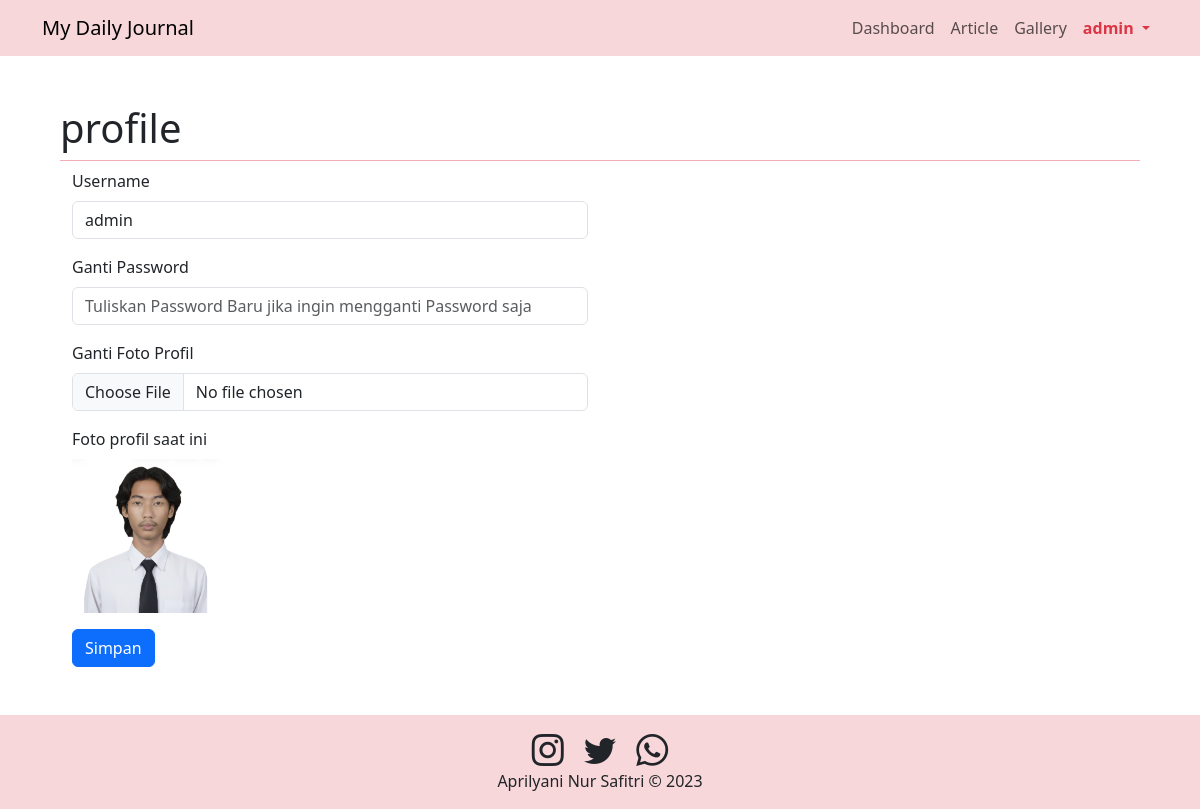
/admin.php?page=profile (signed in), run on the app's committed database.
### tables this page shows
CREATE TABLE `users` (
  `id` int(11) NOT NULL,
  `username` varchar(50) NOT NULL,
  `password` text NOT NULL,
  `foto` text NOT NULL
);

### profile.php (the view, shortened to what this page needs)
<?php
$username_session = $_SESSION['username'];
$sql = "SELECT * FROM users WHERE username = ?";
$stmt = $conn->prepare($sql);
$stmt->bind_param("s", $username_session);
$stmt->execute();
$result = $stmt->get_result();
$user = $result->fetch_assoc();
?>
<div class="container">
    <div class="row">
        <div class="col-md-6">
            <form method="post" enctype="multipart/form-data">
                <div class="mb-3">
                    <label class="form-label">Username</label>
                    <input type="text" class="form-control" name="username" value="<?= $user['username'] ?>"readonly>
                </div>
                <div class="mb-3">
                    <label class="form-label">Ganti Password</label>
                    <input type="password" class="form-control" name="password" placeholder="Tuliskan Password Baru jika ingin mengganti Password saja">
                </div>
                <div class="mb-3">
                    <label class="form-label">Ganti Foto Profil</label>
                    <input type="file" class="form-control" name="foto">
                </div>
                <div class="mb-3">
                    <label class="form-label">Foto profil saat ini </label>
                    <?php if ($user['foto'] != '') { ?>
                        <br><img src="img/<?= $user['foto'] ?>" class="img-fluid" style="max-width: 150px;">
                    <?php } else { ?>
                    <?php } ?>
                </div>
                <button type="submit" name="update" class="btn btn-primary">Simpan</button>
            </form>
        </div>
    </div>
</div>

### admin.php (style rules this page uses)
body { min-height: 100vh; display: flex; flex-direction: column; }

### data on the page
users: username "admin", foto (picture)

### other printed values
$_SESSION['username'] "admin"
$page "profile"
